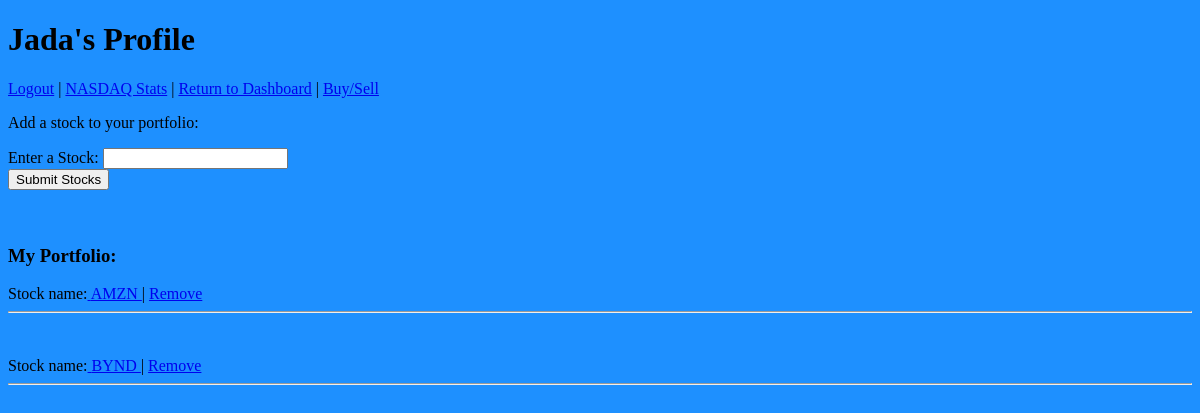
Page /profile (signed in) on the committed database.
### stock_app/models.py (models this page shows)
class User(models.Model):
    first_name = models.CharField(max_length=255)
    last_name = models.CharField(max_length=255)
    username = models.CharField(max_length=255)
    email = models.EmailField(max_length=255)
    password = models.CharField(max_length=255)
    updated_at = models.DateTimeField(auto_now=True)
    created_at = models.DateTimeField(auto_now_add = True)
    objects = UserManager()

class Stock(models.Model):
    stock_name = models.CharField(max_length=45)
    created_at = models.DateTimeField(auto_now_add = True)
    updated_at = models.DateTimeField(auto_now= True)
    user = models.ForeignKey(User, related_name = "stocks", on_delete = models.CASCADE)
    news_url = models.TextField()
    nasdaq_url = models.TextField()
    objects = StockManager()

### stock_app/views.py (the view)
# urls.py: path('profile', views.profile),
def profile(request):
    if 'user_id' not in request.session:
        return redirect('/')
    this_user = User.objects.filter(id = request.session['user_id'])
    portfolio = Stock.objects.filter(user=User.objects.get(id = request.session['user_id']))
    context = {
            "current_user" : this_user[0].first_name,
            "portfolio": portfolio,
        }
    return render(request, "profile.html", context)

### stock_app/templates/profile.html (shortened to what this page needs)
<!DOCTYPE html>
<html lang = "en">
<head>
    {% load static %}
    <link rel="stylesheet" href="{% static 'background.css' %}">
</head>
<body>
    <h1> {{ current_user }}'s Profile </h1>
    <a href="/logout">Logout</a> | <a href="/stats">NASDAQ Stats</a> | <a href="/success"> Return to Dashboard</a> | <a href="/buy_sell">Buy/Sell</a>
    <form action="/check_stock_name" method='POST' id="add-form">
        <p id = "">Add a stock to your portfolio:</p>
        <div>
            <label for="stock-option">Enter a Stock:</label>
            <input class="stock-option" type="text" name = "stock-option">
        </div>
        <input type="submit" value="Submit Stocks" id = "button">
    </form>
    <br><br>
    <h3>My Portfolio:</h3>
    {% for stock in portfolio %}
    Stock name:<a href="/feed/{{ stock.id }}"> {{ stock.stock_name }} </a> | <a href="/rm-stock/{{ stock.id }}"> Remove </a>
    <hr>
    <br><br>
    {% endfor %}
</body>
</html>

### stock_app/static/background.css (style rules this page uses)
body { background-color:dodgerblue; }

### rows in the picture
User: first_name "Jada"
Stock: stock_name "AMZN"
Stock: stock_name "BYND"
